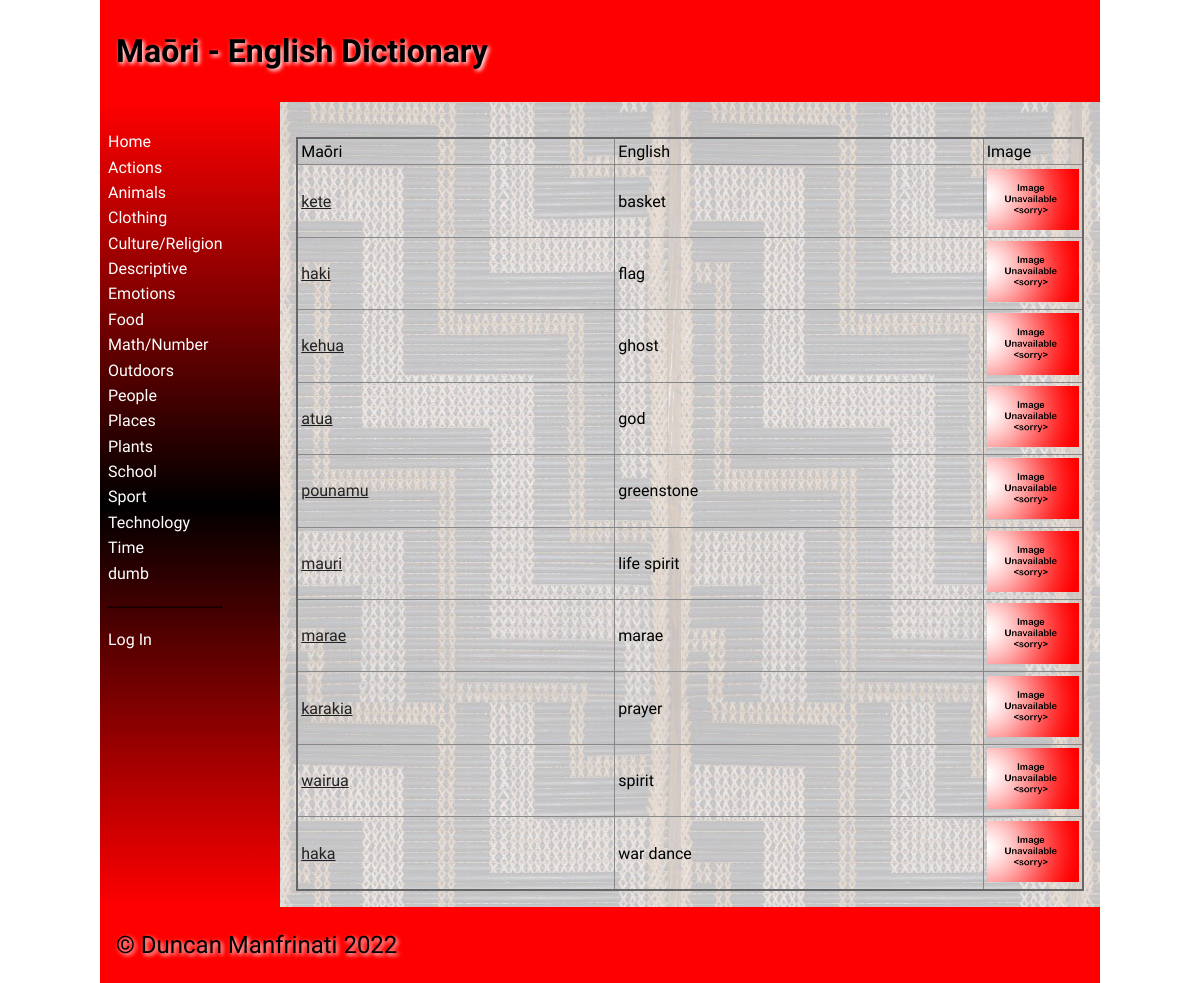
Page /category/4 on the committed database.
### tables this page shows
CREATE TABLE categories
(
	id integer
		constraint categories_pk
			primary key autoincrement,
	categories varchar(900)
);

CREATE TABLE "dictionary"
(
	id integer
		constraint dictionary_pk
			primary key autoincrement,
	maori varchar(60),
	english varchar(60),
	category_id integer
		references categories,
	definition varchar(900),
	level integer,
	image varchar(60),
	time datetime,
	user_id interger
);

### app.py (the view, shortened to what this page needs)
@app.route("/category/<category_id>", methods=['POST', 'GET'])
def category(category_id):
    con = create_connection(DATA_BASE)
    query = "SELECT id, maori, english, image FROM dictionary WHERE category_id=?;"
    cur = con.cursor()
    cur.execute(query, (category_id,))
    cat = cur.fetchall()
    con.close()
    return render_template("categories.html", is_teacher=is_teacher(), logged_in=is_logged_in(),
                           category_ids=int(category_id), cat=cat,
                           categories=categories())

### app.py (called while the page is built)
def create_connection(db_file):
    try:
        connection = sqlite3.connect(db_file)
        connection.execute('pragma foreign_keys=ON')
        return connection
    except Error as e:
        print(e)
    return None

def is_logged_in():
    if session.get("email") is None:
        print("Not Logged In")
        return False
    else:
        print("Logged In")
        return True

def is_teacher():
    teacher = False
    if session.get("teacher") is None:
        teacher = False
    elif session.get("teacher"):
        teacher = True
    return teacher

def categories():
    con = create_connection(DATA_BASE)
    query = "SELECT id,categories FROM categories"
    cur = con.cursor()
    cur.execute(query, )
    category_ids = cur.fetchall()
    con.close()
    return category_ids

### templates/categories.html (shortened to what this page needs)
{% extends 'base.html' %}
{% block heading %}Maōri - English Dictionary{% endblock %}
{% block main %}
<br>
<table class="word-table">
    <thead>
    <tr>
        <td>Maōri</td>
        <td>English</td>
        <td>Image</td>
    </tr>
    </thead>
    <tbody>
    {% for words in cat %}
    <tr>
        <td><a href="/word/{{ words[0] }}">{{ words[1] }}</a></td>
        <td>{{ words[2] }}</td>
        <td width="100"><img src="/static/images/{{ words[3] }}"></td>
    </tr>
    </tbody>
    {% endfor %}
</table>
{% endblock %}

### templates/base.html (shortened to what this page needs)
<!doctype html>
<html lang="en">
<head>
    <link href="{{ url_for('static', filename='css/style.css') }}" rel="stylesheet">
</head>
<body>
<div id="container">
    <header>
        <h1>{% block heading %} {% endblock %}</h1>
    </header>
    <nav>
        <ul>
            <li><a href="/">Home</a></li>
            {% for category in categories %}
            <li><a href="/category/{{ category[0] }}">{{ category[1] }}</a></li>
            {% endfor %}
            {% if logged_in %}
            <li><p>--------------------------</p></li>
            <li><a href="/logout">Log Out</a></li>
            {% else %}
            <li><p>--------------------------</p></li>
            <li><a href="/login">Log In</a></li>
            {% endif %}
        </ul>
    </nav>
    <main>
        {% block main %}{% endblock %}
    </main>
    <footer>
        <p>
            &copy; Duncan Manfrinati 2022
        </p>
    </footer>
</div>
</body>
</html>

### static/css/style.css (style rules this page uses)
* { font-family: Comfortaa, sans-serif; margin: 0; padding: 0; box-sizing: border-box; }
#container { display: grid; grid-template-columns: 75px auto; grid-template-areas: 'nav header' 'main main' 'footer footer'; }
header { grid-area: header; background-color: #f00; padding: 1rem; }
nav { grid-area: nav; }
main { grid-area: main; padding: 1rem; background-color: #edd; }
h1, h2, h3, h4 { padding: 1rem 0; font-family: 'Suez One', serif; color: #000000; text-shadow: 2px 2px 4px #fff; }
p { padding: 0.5rem 0; }
a { color: #222; }
img { width: 100%; }
table { width: 100%; border: 2px solid #666; border-collapse: collapse; }
th, td { border: 1px solid #888; padding: 0.2rem; text-align: left; }
footer { grid-area: footer; padding: 1rem; background-color: #f00; }
footer p { color: #000; text-shadow: 2px 2px 4px #fff; font-size: 1.5rem; }
@media only screen and (min-width: 768px) { #container { grid-template-columns: 180px auto; grid-template-areas: 'header header' 'nav main' 'footer footer'; } }
@media only screen and (min-width: 768px) { nav { background: linear-gradient(180deg, rgba(255,0,0,1) 0%, rgba(0, 0, 0, 1) 50%, rgba(255,0,0,1) 100%); padding: 0.5rem; } }
@media only screen and (min-width: 768px) { nav ul { list-style: none; } }
@media only screen and (min-width: 768px) { nav li { padding: 0.2rem 0; } }
@media only screen and (min-width: 768px) { nav a { color: #fff; text-decoration: none; } }
@media only screen and (min-width: 768px) { main { background-image: url("/static/images/poutama.jpg"); } }
@media only screen and (min-width: 1000px) { #container { width: 1000px; margin: auto; } }

### rows in the picture
categories: categories "Actions"
categories: categories "Animals"
categories: categories "Clothing"
categories: categories "Culture/Religion"
categories: categories "Descriptive"
categories: categories "Emotions"
categories: categories "Food"
categories: categories "Math/Number"
categories: categories "Outdoors"
categories: categories "People"
categories: categories "Places"
categories: categories "Plants"
categories: categories "School"
categories: categories "Sport"
categories: categories "Technology"
categories: categories "Time"
categories: categories "dumb"
dictionary: maori "kete", english "basket", image (placeholder picture)
dictionary: maori "haki", english "flag", image (placeholder picture)
dictionary: maori "kehua", english "ghost", image (placeholder picture)
dictionary: maori "atua", english "god", image (placeholder picture)
dictionary: maori "pounamu", english "greenstone", image (placeholder picture)
dictionary: maori "mauri", english "life spirit", image (placeholder picture)
dictionary: maori "marae", english "marae", image (placeholder picture)
dictionary: maori "karakia", english "prayer", image (placeholder picture)
dictionary: maori "wairua", english "spirit", image (placeholder picture)
dictionary: maori "haka", english "war dance", image (placeholder picture)
